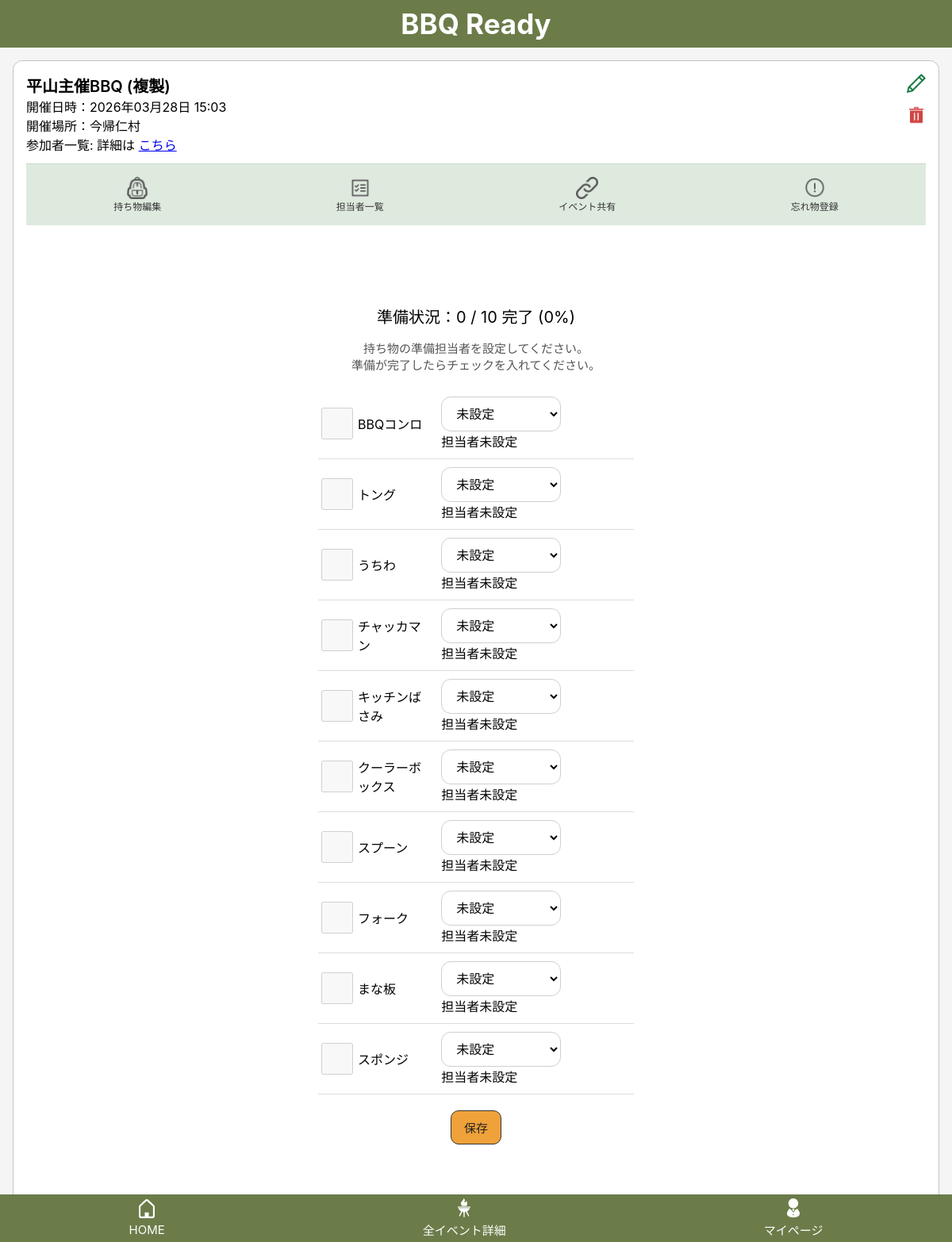
Page /events/118/assign/ (signed in) on the earlier database version.
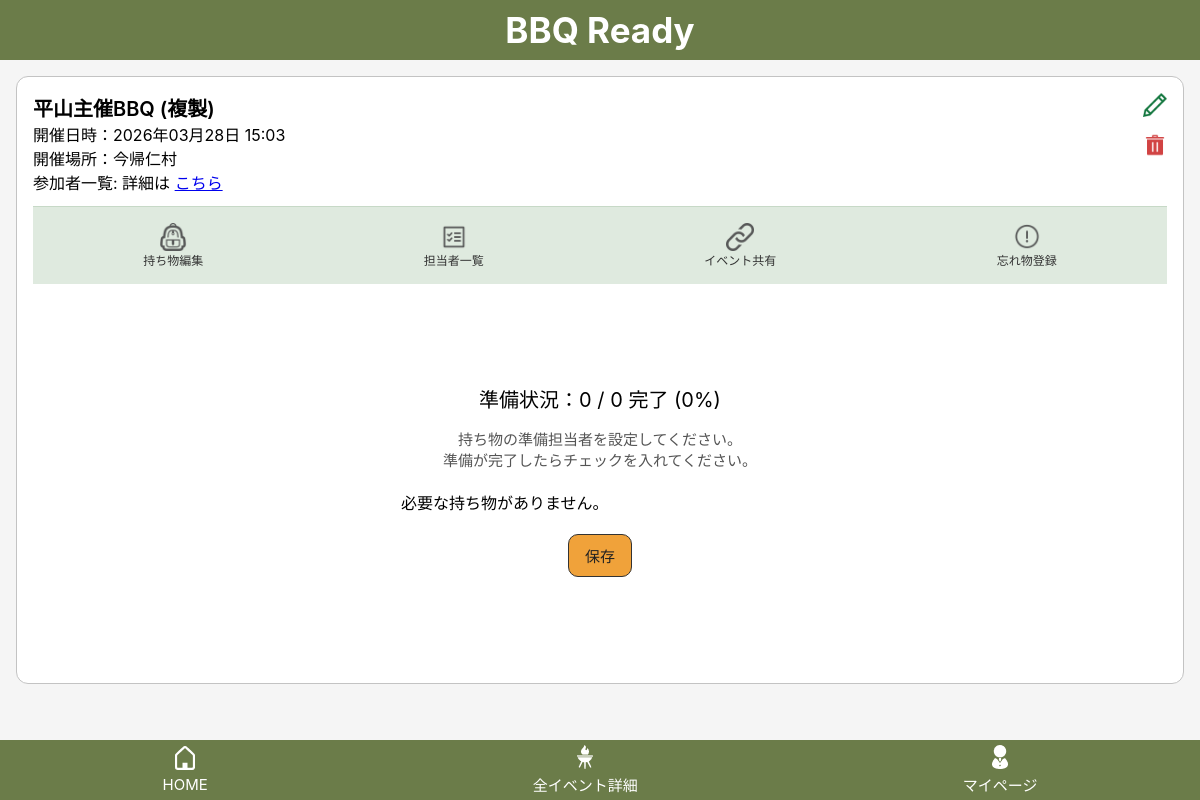
Same page on the later database version.
### bbq_app/models.py (models this page shows, shortened)
class EventItem(models.Model):
    event = models.ForeignKey(Event, on_delete=models.CASCADE, related_name="event_items")
    bbq_item = models.ForeignKey(BbqItem, on_delete=models.CASCADE, related_name="event_items")
    is_selected = models.BooleanField(default=False)
    assignee = models.ForeignKey(
        "Participant",
        null=True,
        blank=True,
        on_delete=models.SET_NULL,
        related_name="assigned_items"
    )
    is_ready = models.BooleanField(default=False)
    created_at = models.DateTimeField(auto_now_add=True)
    updated_at = models.DateTimeField(auto_now=True)
    class Meta:
        constraints = [
            models.UniqueConstraint(
                fields=["event", "bbq_item"],
                name="unique_event_bbq_item"
            )
        ]

class BbqItem(models.Model):
    class Category(models.IntegerChoices):
        FIRE = 1, "火起こし・調理グッズ"
        PLACE = 2, "会場設営"
        FOOD = 3, "食材・飲み物"
        CONVENIENCE = 4, "便利グッズ"
        OTHER = 5, "その他"
    user = models.ForeignKey(settings.AUTH_USER_MODEL, null=True, blank=True, on_delete=models.CASCADE, related_name="bbq_items")
    name = models.CharField("持ち物名", max_length=50)
    category = models.IntegerField(choices=Category.choices)
    created_at = models.DateTimeField(auto_now_add=True)
    updated_at = models.DateTimeField(auto_now=True)

### bbq_app/views.py (the view, shortened to what this page needs)
# urls.py: path("events/<int:event_id>/assign/", views.item_assign, name="item_assign"),
@login_required
def item_assign(request, event_id):
    event = get_object_or_404(Event, id=event_id, user=request.user)
    Participant.objects.get_or_create(
        event=event,
        user=request.user,
        defaults={"name":request.user.first_name or request.user.username}
    )
    participants = Participant.objects.filter(event=event).order_by("id")
    items = (
        EventItem.objects
        .filter(event=event, is_selected=True)
        .select_related("bbq_item", "assignee")
        .order_by("id")
    )
    total_count = items.count()
    ready_count = items.filter(is_ready=True).count()
    progress_percent = int((ready_count / total_count) * 100 ) if total_count else 0
    return render(
        request,
        "bbq_app/item_assign.html",
        {
            "event": event,
            "participants": participants,
            "items": items,
            "total_count": total_count,
            "ready_count": ready_count,
            "progress_percent": progress_percent
        }
    )

### bbq_app/templates/bbq_app/item_assign.html (shortened to what this page needs)
{% extends "bbq_app/base.html" %}
{% block header %}
  {% include "bbq_app/partials/event_header.html" %}
{% endblock %}
{% block content %}
<p class="assign-progress">
準備状況：{{ ready_count }} / {{ total_count }}  完了     ({{ progress_percent }}%)
</p>
<p class="assign-description">
持ち物の準備担当者を設定してください。<br>
準備が完了したらチェックを入れてください。
</p>
<form method="post">
    <ul class="assign-list">
        {% for event_item in items %}
            <li class="assign-row">
                <div class="assign-check">
                    {% if event_item.assignee and event_item.assignee.user == event.user %}
                        <input
                            type="checkbox"
                            name="ready_items"
                            value="{{ event_item.id }}"
                            {% if event_item.is_ready %}checked{% endif %}
                        >
                    {% else %}
                        <input
                            type="checkbox"
                            disabled
                        >
                    {% endif %}
                </div>
                <div class="assign-select">
                    {{ event_item.bbq_item.name }}
                </div>
                <div class="assign-select">
                    <select name="assignee_{{ event_item.id }}">
                        <option value="">未設定</option>
                    </select>
                <div class="assign_status">
                    {% if not event_item.assignee %}
                        担当者未設定
                    {% elif event_item.is_ready %}
                        準備完了
                    {% else %}
                        準備中
                    {% endif %}
                </div>
            </li>
        {% empty %}
            <li>必要な持ち物がありません。</li>
        {% endfor %}
    </ul>
    <div class="assign-save">
        <button type="submit" class="btn btn-primary">
            保存
        </button>
    </div>
</form>
{% endblock %}

Differences in the rows shown:
no longer on this page (row edited): EventItem: bbq_item.name "BBQコンロ", shows "担当者未設定"
no longer on this page (row edited): EventItem: bbq_item.name "トング", shows "担当者未設定"
no longer on this page (row edited): EventItem: bbq_item.name "うちわ", shows "担当者未設定"
no longer on this page (row edited): EventItem: bbq_item.name "チャッカマン", shows "担当者未設定"
no longer on this page (row edited): EventItem: bbq_item.name "キッチンばさみ", shows "担当者未設定"
no longer on this page (row edited): EventItem: bbq_item.name "クーラーボックス", shows "担当者未設定"
no longer on this page (row edited): EventItem: bbq_item.name "スプーン", shows "担当者未設定"
no longer on this page (row edited): EventItem: bbq_item.name "フォーク", shows "担当者未設定"
no longer on this page (row edited): EventItem: bbq_item.name "まな板", shows "担当者未設定"
no longer on this page (row edited): EventItem: bbq_item.name "スポンジ", shows "担当者未設定"
Other differences:
{{ total_count }}: "10" → "0"
text now shown: "必要な持ち物がありません。"
